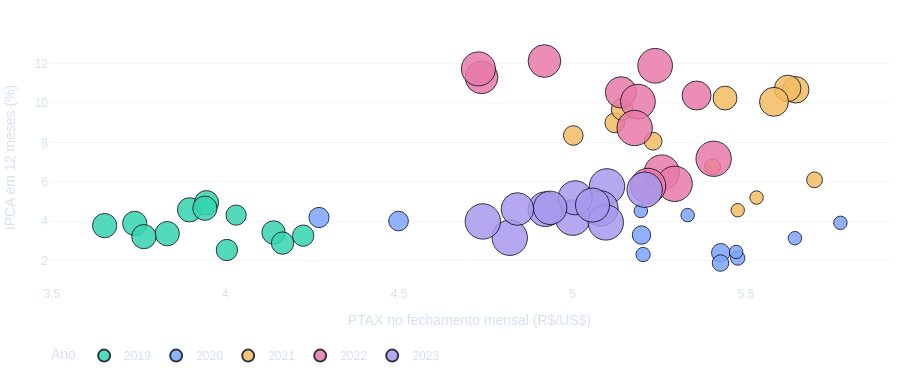

The cell this chart's notebook holds for it:
### Markdown cell above
## 5. Dispersão PTAX × IPCA em 12 meses

Grade oficial: X é a PTAX de fechamento, Y é o IPCA em 12 meses, cor identifica o ano e tamanho identifica a meta Selic. É uma associação contemporânea em níveis; não demonstra repasse causal ou temporal.

### Code cell
scatter_chart(df).show()
print(f"Pearson contemporâneo PTAX × IPCA 12m: {df.dolar.corr(df.ipca_12m):.3f}")

### Figure 1 — Plotly figure (JSON) as saved in the notebook; plotly's stock layout.template omitted (floating-point values rounded to 4 significant figures)
{"data": [{"hovertemplate": "<b>%{hovertext}</b><br><br>Ano=2019<br>PTAX mensal (R$/US$)=%{x}<br>IPCA 12 meses (%)=%{y}<br>Selic (% a.a.)=%{marker.size}<extra></extra>", "hovertext": ["01/2019", "02/2019", "03/2019", "04/2019", "05/2019", "06/2019", "07/2019", "08/2019", "09/2019", "10/2019", "11/2019", "12/2019"], "legendgroup": "2019", "marker": {"color": "#35D4B0", "line": {"color": "#0B1220", "width": 1}, "opacity": 0.85, "size": [6.5, 6.5, 6.5, 6.5, 6.5, 6.5, 6.5, 6.0, 5.5, 5.0, 5.0, 4.5], "sizemode": "area", "sizeref": 0.022, "symbol": "circle"}, "mode": "markers", "name": "2019", "orientation": "v", "showlegend": true, "type": "scatter", "x": [3.652, 3.739, 3.897, 3.945, 3.941, 3.832, 3.765, 4.138, 4.164, 4.004, 4.224, 4.031], "xaxis": "x", "y": [3.78, 3.89, 4.58, 4.94, 4.66, 3.37, 3.22, 3.43, 2.89, 2.54, 3.27, 4.31], "yaxis": "y"}, {"hovertemplate": "<b>%{hovertext}</b><br><br>Ano=2020<br>PTAX mensal (R$/US$)=%{x}<br>IPCA 12 meses (%)=%{y}<br>Selic (% a.a.)=%{marker.size}<extra></extra>", "hovertext": ["01/2020", "02/2020", "03/2020", "04/2020", "05/2020", "06/2020", "07/2020", "08/2020", "09/2020", "10/2020", "11/2020", "12/2020"], "legendgroup": "2020", "marker": {"color": "#7DA4FF", "line": {"color": "#0B1220", "width": 1}, "opacity": 0.85, "size": [4.5, 4.25, 3.75, 3.75, 3.0, 2.25, 2.25, 2.0, 2.0, 2.0, 2.0, 2.0], "sizemode": "area", "sizeref": 0.022, "symbol": "circle"}, "mode": "markers", "name": "2020", "orientation": "v", "showlegend": true, "type": "scatter", "x": [4.269, 4.499, 5.199, 5.427, 5.426, 5.476, 5.203, 5.471, 5.641, 5.772, 5.332, 5.197], "xaxis": "x", "y": [4.19, 4.01, 3.3, 2.4, 1.88, 2.13, 2.31, 2.44, 3.14, 3.92, 4.31, 4.52], "yaxis": "y"}, {"hovertemplate": "<b>%{hovertext}</b><br><br>Ano=2021<br>PTAX mensal (R$/US$)=%{x}<br>IPCA 12 meses (%)=%{y}<br>Selic (% a.a.)=%{marker.size}<extra></extra>", "hovertext": ["01/2021", "02/2021", "03/2021", "04/2021", "05/2021", "06/2021", "07/2021", "08/2021", "09/2021", "10/2021", "11/2021", "12/2021"], "legendgroup": "2021", "marker": {"color": "#F4BB62", "line": {"color": "#0B1220", "width": 1}, "opacity": 0.85, "size": [2.0, 2.0, 2.75, 2.75, 3.5, 4.25, 4.25, 5.25, 6.25, 7.75, 7.75, 9.25], "sizemode": "area", "sizeref": 0.022, "symbol": "circle"}, "mode": "markers", "name": "2021", "orientation": "v", "showlegend": true, "type": "scatter", "x": [5.476, 5.53, 5.697, 5.404, 5.232, 5.002, 5.122, 5.143, 5.439, 5.643, 5.62, 5.58], "xaxis": "x", "y": [4.56, 5.2, 6.1, 6.76, 8.06, 8.35, 8.99, 9.68, 10.25, 10.67, 10.74, 10.06], "yaxis": "y"}, {"hovertemplate": "<b>%{hovertext}</b><br><br>Ano=2022<br>PTAX mensal (R$/US$)=%{x}<br>IPCA 12 meses (%)=%{y}<br>Selic (% a.a.)=%{marker.size}<extra></extra>", "hovertext": ["01/2022", "02/2022", "03/2022", "04/2022", "05/2022", "06/2022", "07/2022", "08/2022", "09/2022", "10/2022", "11/2022", "12/2022"], "legendgroup": "2022", "marker": {"color": "#E879A8", "line": {"color": "#0B1220", "width": 1}, "opacity": 0.85, "size": [9.25, 10.75, 11.75, 11.75, 12.75, 13.25, 13.25, 13.75, 13.75, 13.75, 13.75, 13.75], "sizemode": "area", "sizeref": 0.022, "symbol": "circle"}, "mode": "markers", "name": "2022", "orientation": "v", "showlegend": true, "type": "scatter", "x": [5.357, 5.139, 4.738, 4.919, 4.729, 5.238, 5.188, 5.179, 5.407, 5.257, 5.294, 5.218], "xaxis": "x", "y": [10.38, 10.54, 11.3, 12.13, 11.73, 11.89, 10.07, 8.73, 7.17, 6.47, 5.9, 5.79], "yaxis": "y"}, {"hovertemplate": "<b>%{hovertext}</b><br><br>Ano=2023<br>PTAX mensal (R$/US$)=%{x}<br>IPCA 12 meses (%)=%{y}<br>Selic (% a.a.)=%{marker.size}<extra></extra>", "hovertext": ["01/2023", "02/2023", "03/2023", "04/2023", "05/2023", "06/2023", "07/2023", "08/2023", "09/2023", "10/2023", "11/2023", "12/2023"], "legendgroup": "2023", "marker": {"color": "#A898EE", "line": {"color": "#0B1220", "width": 1}, "opacity": 0.85, "size": [13.75, 13.75, 13.75, 13.75, 13.75, 13.75, 13.75, 13.25, 12.75, 12.75, 12.25, 11.75], "sizemode": "area", "sizeref": 0.022, "symbol": "circle"}, "mode": "markers", "name": "2023", "orientation": "v", "showlegend": true, "type": "scatter", "x": [5.099, 5.208, 5.08, 5.001, 5.096, 4.819, 4.742, 4.922, 5.008, 5.058, 4.936, 4.841], "xaxis": "x", "y": [5.77, 5.6, 4.65, 4.18, 3.94, 3.16, 3.99, 4.61, 5.19, 4.82, 4.68, 4.62], "yaxis": "y"}], "layout": {"colorway": ["#35D4B0", "#7DA4FF", "#F4BB62", "#E879A8", "#A898EE"], "font": {"color": "#D5E0F0", "family": "Arial, sans-serif"}, "height": 380, "hovermode": "closest", "legend": {"itemsizing": "constant", "orientation": "h", "title": {"text": "Ano"}, "tracegroupgap": 0, "x": 0, "y": -0.22}, "margin": {"b": 20, "l": 10, "r": 10, "t": 30}, "paper_bgcolor": "rgba(0,0,0,0)", "plot_bgcolor": "rgba(0,0,0,0)", "xaxis": {"anchor": "y", "domain": [0.0, 1.0], "showgrid": false, "title": {"text": "PTAX no fechamento mensal (R$/US$)"}}, "yaxis": {"anchor": "x", "domain": [0.0, 1.0], "gridcolor": "rgba(150,170,200,0.12)", "title": {"text": "IPCA em 12 meses (%)"}}}}
